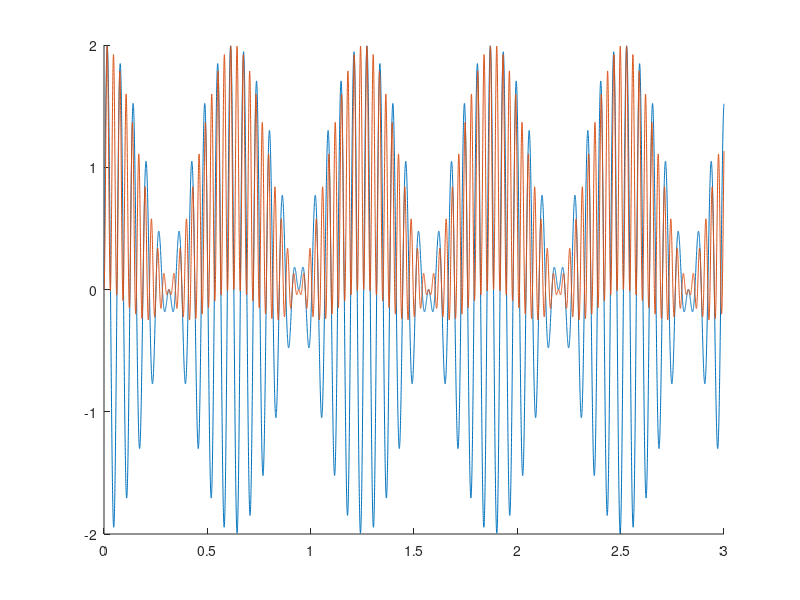

This chart was generated by the following MATLAB code:
clc
clear

domega = 5;

omegao = 100;

time = linspace(0,3,10001);

modulated = sin((omegao+domega).*time) + sin((omegao-domega).*time);

demodulated1 = modulated.*sin((omegao).*time);
demodulated2 = modulated.*sin((omegao+domega).*time);
% demodulated2 = sin(omegao-domega).*time.*sin((omegao-domega).*time);

hold on
plot(time,modulated)
%plot(time,demodulated1)
plot(time,demodulated2)




